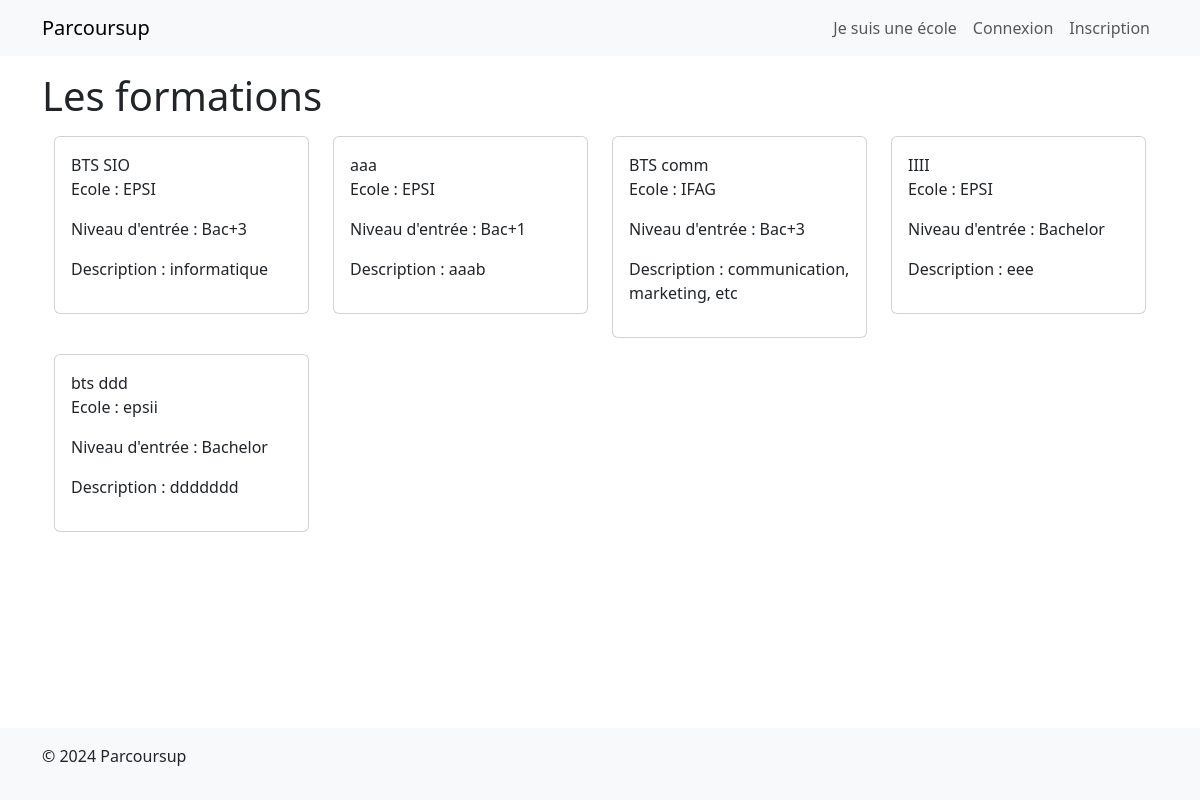
/parcoursup/, run on the app's committed database.
### Parcoursup/models.py (models this page shows, shortened)
class Offres(models.Model):
    title = models.CharField(max_length=100)
    niveau = models.ForeignKey(Niveaux, on_delete=models.CASCADE)
    ecole = models.ForeignKey(Ecole, on_delete=models.CASCADE, null=True, blank=True)
    description = models.TextField()

class Ecole(models.Model):
    nom = models.CharField(max_length=100, unique=True)
    adresse = models.CharField(max_length=255, null=True, blank=True)
    def __str__(self):
        return self.nom

class Niveaux(models.Model):
    nom = models.CharField(max_length=10, unique=True)
    def __str__(self) :
        return self.nom

### Parcoursup/views.py (the view)
# urls.py: path('', offre_list, name='home'),
def offre_list(request):
    offres = Offres.objects.all()
    return render(request, 'parcoursup/indexetud.html', {'offres':offres})

### Parcoursup/templates/parcoursup/indexetud.html (shortened to what this page needs)
<!DOCTYPE html>
<html>
    <head>
        {% load static %} <link rel="stylesheet" href="{% static 'style.css' %}">
        <link href="https://cdn.jsdelivr.net/npm/bootstrap@5.3.3/dist/css/bootstrap.min.css" rel="stylesheet">
    </head>
    <body class="d-flex flex-column min-vh-100">
        {% include "parcoursup/navetud.html" %}
        <div class="container">
            <h1 class="mt-3 mb-3">Les formations</h1>
            <div class="container">
                <div class="row">
                    {% for offre in offres %}
                        <div class="col-sm-6 col-lg-4 col-xl-3">
                            <div class="card mb-3">
                                <div class="card-body">
                                    {{ offre.title }}
                                    <p>Ecole : {{ offre.ecole }}</p>
                                    <p>Niveau d'entrée : {{ offre.niveau }} </p>
                                    <p>Description : {{ offre.description }} </p>
                                </div>
                            </div>
                        </div>
                    {% endfor %}
                </div>
            </div>
        </div>
        {% include "parcoursup/footeretud.html" %}
    </body>
</html>

### Parcoursup/templates/parcoursup/navetud.html (shortened to what this page needs)
<nav class="navbar navbar-expand-lg bg-body-tertiary">
    <div class="container">
        <a class="navbar-brand" href="{% url 'index' %}">Parcoursup</a>
        <div class="collapse navbar-collapse" id="navbarSupportedContent">
            <ul class="navbar-nav">
                {% if user.is_authenticated %}
                    <li class="nav-item">
                        <a href="#" class="nav-link">
                            {{ user.username }}
                        </a>
                    </li>
                    <li class="nav-item">
                        <form action="{% url 'logoutetud' %}" method="post">
                            {% csrf_token %}
                            <button type="submit" class="btn btn-warning">Déconnexion</button>
                        </form>
                    </li>
                {% else %}
                    <li class="nav-item">
                        <a href="{% url 'home' %}" class="nav-link">Je suis une école</a>
                    </li>
                    <li class="nav-item">
                        <a href="{% url 'loginetud' %}" class="nav-link">Connexion</a>
                    </li>
                    <li class="nav-item">
                        <a href="{% url 'registeretud' %}" class="nav-link">Inscription</a>
                    </li>
                {% endif %}
            </ul>
        </div>
    </div>
</nav>

### Parcoursup/templates/parcoursup/footeretud.html
<footer class="bg-body-tertiary py-3 mt-auto">
    <div class="container">
        <p class="mb-o">&copy; 2024 Parcoursup</p>
    </div>
</footer>

### data on the page
Offres: title "BTS SIO", ecole "EPSI", niveau "Bac+3", description "informatique"
Offres: title "aaa", ecole "EPSI", niveau "Bac+1", description "aaab"
Offres: title "BTS comm", ecole "IFAG", niveau "Bac+3", description "communication, marketing, etc"
Offres: title "IIII", ecole "EPSI", niveau "Bachelor", description "eee"
Offres: title "bts ddd", ecole "epsii", niveau "Bachelor", description "ddddddd"
